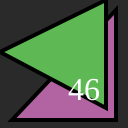
Frame 1 (no input)
Frame 60 (no input): identical to frame 1, image omitted
Frame 120 (the mouse pressed at the canvas centre since frame 60): identical to frame 1, image omitted

The p5.js sketch that drew this single still picture (run headless with seeded random() and noise() and a simulated clock; from frame 60 on, the mouse is pressed at the canvas centre):

// p5.js sketch
// ── sketch.js
function setup() {
  createCanvas(128,128);
}

function draw() {
  background(42);
  strokeWeight(4);
  fill(178, 100, 162);
  triangle(12,120,116,120,116,10);
  fill(94, 185, 84);
  triangle(0,52,106,108,106,0);
  fill(255);
  textSize(32);
  textFont("serif");
  text("46", 68, 100);
}
 
